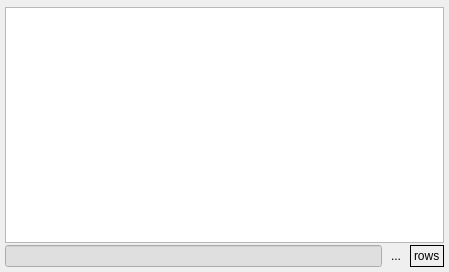
<?xml version="1.0" encoding="UTF-8"?>
<ui version="4.0">
 <class>TableViewWidget</class>
 <widget class="QWidget" name="TableViewWidget">
  <property name="geometry">
   <rect>
    <x>0</x>
    <y>0</y>
    <width>449</width>
    <height>272</height>
   </rect>
  </property>
  <property name="windowTitle">
   <string>Form</string>
  </property>
  <layout class="QVBoxLayout" name="verticalLayout">
   <property name="spacing">
    <number>2</number>
   </property>
   <property name="leftMargin">
    <number>5</number>
   </property>
   <property name="topMargin">
    <number>5</number>
   </property>
   <property name="rightMargin">
    <number>5</number>
   </property>
   <property name="bottomMargin">
    <number>5</number>
   </property>
   <item>
    <widget class="qf::qmlwidgets::TableViewToolBar" name="toolBar" native="true"/>
   </item>
   <item>
    <widget class="TableView" name="tableView"/>
   </item>
   <item>
    <widget class="QFrame" name="frameStatus">
     <property name="sizePolicy">
      <sizepolicy hsizetype="Preferred" vsizetype="Minimum">
       <horstretch>0</horstretch>
       <verstretch>0</verstretch>
      </sizepolicy>
     </property>
     <property name="frameShape">
      <enum>QFrame::NoFrame</enum>
     </property>
     <layout class="QHBoxLayout">
      <property name="spacing">
       <number>2</number>
      </property>
      <property name="leftMargin">
       <number>0</number>
      </property>
      <property name="topMargin">
       <number>0</number>
      </property>
      <property name="rightMargin">
       <number>0</number>
      </property>
      <property name="bottomMargin">
       <number>0</number>
      </property>
      <item>
       <widget class="QLineEdit" name="edInfo">
        <property name="palette">
         <palette>
          <active>
           <colorrole role="WindowText">
            <brush brushstyle="SolidPattern">
             <color alpha="255">
              <red>0</red>
              <green>0</green>
              <blue>0</blue>
             </color>
            </brush>
           </colorrole>
           <colorrole role="Button">
            <brush brushstyle="SolidPattern">
             <color alpha="255">
              <red>220</red>
              <green>226</green>
              <blue>255</blue>
             </color>
            </brush>
           </colorrole>
           <colorrole role="Light">
            <brush brushstyle="SolidPattern">
             <color alpha="255">
              <red>255</red>
              <green>255</green>
              <blue>255</blue>
             </color>
            </brush>
           </colorrole>
           <colorrole role="Midlight">
            <brush brushstyle="SolidPattern">
             <color alpha="255">
              <red>237</red>
              <green>240</green>
              <blue>255</blue>
             </color>
            </brush>
           </colorrole>
           <colorrole role="Dark">
            <brush brushstyle="SolidPattern">
             <color alpha="255">
              <red>110</red>
              <green>113</green>
              <blue>127</blue>
             </color>
            </brush>
           </colorrole>
           <colorrole role="Mid">
            <brush brushstyle="SolidPattern">
             <color alpha="255">
              <red>147</red>
              <green>151</green>
              <blue>170</blue>
             </color>
            </brush>
           </colorrole>
           <colorrole role="Text">
            <brush brushstyle="SolidPattern">
             <color alpha="255">
              <red>0</red>
              <green>0</green>
              <blue>0</blue>
             </color>
            </brush>
           </colorrole>
           <colorrole role="BrightText">
            <brush brushstyle="SolidPattern">
             <color alpha="255">
              <red>255</red>
              <green>255</green>
              <blue>255</blue>
             </color>
            </brush>
           </colorrole>
           <colorrole role="ButtonText">
            <brush brushstyle="SolidPattern">
             <color alpha="255">
              <red>0</red>
              <green>0</green>
              <blue>0</blue>
             </color>
            </brush>
           </colorrole>
           <colorrole role="Base">
            <brush brushstyle="SolidPattern">
             <color alpha="255">
              <red>223</red>
              <green>223</green>
              <blue>223</blue>
             </color>
            </brush>
           </colorrole>
           <colorrole role="Window">
            <brush brushstyle="SolidPattern">
             <color alpha="255">
              <red>239</red>
              <green>239</green>
              <blue>239</blue>
             </color>
            </brush>
           </colorrole>
           <colorrole role="Shadow">
            <brush brushstyle="SolidPattern">
             <color alpha="255">
              <red>0</red>
              <green>0</green>
              <blue>0</blue>
             </color>
            </brush>
           </colorrole>
           <colorrole role="Highlight">
            <brush brushstyle="SolidPattern">
             <color alpha="255">
              <red>0</red>
              <green>0</green>
              <blue>128</blue>
             </color>
            </brush>
           </colorrole>
           <colorrole role="HighlightedText">
            <brush brushstyle="SolidPattern">
             <color alpha="255">
              <red>255</red>
              <green>255</green>
              <blue>255</blue>
             </color>
            </brush>
           </colorrole>
           <colorrole role="Link">
            <brush brushstyle="SolidPattern">
             <color alpha="255">
              <red>0</red>
              <green>0</green>
              <blue>238</blue>
             </color>
            </brush>
           </colorrole>
           <colorrole role="LinkVisited">
            <brush brushstyle="SolidPattern">
             <color alpha="255">
              <red>82</red>
              <green>24</green>
              <blue>139</blue>
             </color>
            </brush>
           </colorrole>
           <colorrole role="AlternateBase">
            <brush brushstyle="SolidPattern">
             <color alpha="255">
              <red>232</red>
              <green>232</green>
              <blue>232</blue>
             </color>
            </brush>
           </colorrole>
          </active>
          <inactive>
           <colorrole role="WindowText">
            <brush brushstyle="SolidPattern">
             <color alpha="255">
              <red>0</red>
              <green>0</green>
              <blue>0</blue>
             </color>
            </brush>
           </colorrole>
           <colorrole role="Button">
            <brush brushstyle="SolidPattern">
             <color alpha="255">
              <red>220</red>
              <green>226</green>
              <blue>255</blue>
             </color>
            </brush>
           </colorrole>
           <colorrole role="Light">
            <brush brushstyle="SolidPattern">
             <color alpha="255">
              <red>255</red>
              <green>255</green>
              <blue>255</blue>
             </color>
            </brush>
           </colorrole>
           <colorrole role="Midlight">
            <brush brushstyle="SolidPattern">
             <color alpha="255">
              <red>255</red>
              <green>255</green>
              <blue>255</blue>
             </color>
            </brush>
           </colorrole>
           <colorrole role="Dark">
            <brush brushstyle="SolidPattern">
             <color alpha="255">
              <red>110</red>
              <green>113</green>
              <blue>127</blue>
             </color>
            </brush>
           </colorrole>
           <colorrole role="Mid">
            <brush brushstyle="SolidPattern">
             <color alpha="255">
              <red>147</red>
              <green>151</green>
              <blue>170</blue>
             </color>
            </brush>
           </colorrole>
           <colorrole role="Text">
            <brush brushstyle="SolidPattern">
             <color alpha="255">
              <red>0</red>
              <green>0</green>
              <blue>0</blue>
             </color>
            </brush>
           </colorrole>
           <colorrole role="BrightText">
            <brush brushstyle="SolidPattern">
             <color alpha="255">
              <red>255</red>
              <green>255</green>
              <blue>255</blue>
             </color>
            </brush>
           </colorrole>
           <colorrole role="ButtonText">
            <brush brushstyle="SolidPattern">
             <color alpha="255">
              <red>0</red>
              <green>0</green>
              <blue>0</blue>
             </color>
            </brush>
           </colorrole>
           <colorrole role="Base">
            <brush brushstyle="SolidPattern">
             <color alpha="255">
              <red>223</red>
              <green>223</green>
              <blue>223</blue>
             </color>
            </brush>
           </colorrole>
           <colorrole role="Window">
            <brush brushstyle="SolidPattern">
             <color alpha="255">
              <red>239</red>
              <green>239</green>
              <blue>239</blue>
             </color>
            </brush>
           </colorrole>
           <colorrole role="Shadow">
            <brush brushstyle="SolidPattern">
             <color alpha="255">
              <red>0</red>
              <green>0</green>
              <blue>0</blue>
             </color>
            </brush>
           </colorrole>
           <colorrole role="Highlight">
            <brush brushstyle="SolidPattern">
             <color alpha="255">
              <red>0</red>
              <green>0</green>
              <blue>128</blue>
             </color>
            </brush>
           </colorrole>
           <colorrole role="HighlightedText">
            <brush brushstyle="SolidPattern">
             <color alpha="255">
              <red>255</red>
              <green>255</green>
              <blue>255</blue>
             </color>
            </brush>
           </colorrole>
           <colorrole role="Link">
            <brush brushstyle="SolidPattern">
             <color alpha="255">
              <red>0</red>
              <green>0</green>
              <blue>238</blue>
             </color>
            </brush>
           </colorrole>
           <colorrole role="LinkVisited">
            <brush brushstyle="SolidPattern">
             <color alpha="255">
              <red>82</red>
              <green>24</green>
              <blue>139</blue>
             </color>
            </brush>
           </colorrole>
           <colorrole role="AlternateBase">
            <brush brushstyle="SolidPattern">
             <color alpha="255">
              <red>232</red>
              <green>232</green>
              <blue>232</blue>
             </color>
            </brush>
           </colorrole>
          </inactive>
          <disabled>
           <colorrole role="WindowText">
            <brush brushstyle="SolidPattern">
             <color alpha="255">
              <red>128</red>
              <green>128</green>
              <blue>128</blue>
             </color>
            </brush>
           </colorrole>
           <colorrole role="Button">
            <brush brushstyle="SolidPattern">
             <color alpha="255">
              <red>220</red>
              <green>226</green>
              <blue>255</blue>
             </color>
            </brush>
           </colorrole>
           <colorrole role="Light">
            <brush brushstyle="SolidPattern">
             <color alpha="255">
              <red>255</red>
              <green>255</green>
              <blue>255</blue>
             </color>
            </brush>
           </colorrole>
           <colorrole role="Midlight">
            <brush brushstyle="SolidPattern">
             <color alpha="255">
              <red>255</red>
              <green>255</green>
              <blue>255</blue>
             </color>
            </brush>
           </colorrole>
           <colorrole role="Dark">
            <brush brushstyle="SolidPattern">
             <color alpha="255">
              <red>110</red>
              <green>113</green>
              <blue>127</blue>
             </color>
            </brush>
           </colorrole>
           <colorrole role="Mid">
            <brush brushstyle="SolidPattern">
             <color alpha="255">
              <red>147</red>
              <green>151</green>
              <blue>170</blue>
             </color>
            </brush>
           </colorrole>
           <colorrole role="Text">
            <brush brushstyle="SolidPattern">
             <color alpha="255">
              <red>128</red>
              <green>128</green>
              <blue>128</blue>
             </color>
            </brush>
           </colorrole>
           <colorrole role="BrightText">
            <brush brushstyle="SolidPattern">
             <color alpha="255">
              <red>255</red>
              <green>255</green>
              <blue>255</blue>
             </color>
            </brush>
           </colorrole>
           <colorrole role="ButtonText">
            <brush brushstyle="SolidPattern">
             <color alpha="255">
              <red>128</red>
              <green>128</green>
              <blue>128</blue>
             </color>
            </brush>
           </colorrole>
           <colorrole role="Base">
            <brush brushstyle="SolidPattern">
             <color alpha="255">
              <red>255</red>
              <green>255</green>
              <blue>255</blue>
             </color>
            </brush>
           </colorrole>
           <colorrole role="Window">
            <brush brushstyle="SolidPattern">
             <color alpha="255">
              <red>239</red>
              <green>239</green>
              <blue>239</blue>
             </color>
            </brush>
           </colorrole>
           <colorrole role="Shadow">
            <brush brushstyle="SolidPattern">
             <color alpha="255">
              <red>0</red>
              <green>0</green>
              <blue>0</blue>
             </color>
            </brush>
           </colorrole>
           <colorrole role="Highlight">
            <brush brushstyle="SolidPattern">
             <color alpha="255">
              <red>0</red>
              <green>0</green>
              <blue>128</blue>
             </color>
            </brush>
           </colorrole>
           <colorrole role="HighlightedText">
            <brush brushstyle="SolidPattern">
             <color alpha="255">
              <red>255</red>
              <green>255</green>
              <blue>255</blue>
             </color>
            </brush>
           </colorrole>
           <colorrole role="Link">
            <brush brushstyle="SolidPattern">
             <color alpha="255">
              <red>0</red>
              <green>0</green>
              <blue>238</blue>
             </color>
            </brush>
           </colorrole>
           <colorrole role="LinkVisited">
            <brush brushstyle="SolidPattern">
             <color alpha="255">
              <red>82</red>
              <green>24</green>
              <blue>139</blue>
             </color>
            </brush>
           </colorrole>
           <colorrole role="AlternateBase">
            <brush brushstyle="SolidPattern">
             <color alpha="255">
              <red>232</red>
              <green>232</green>
              <blue>232</blue>
             </color>
            </brush>
           </colorrole>
          </disabled>
         </palette>
        </property>
        <property name="readOnly">
         <bool>true</bool>
        </property>
       </widget>
      </item>
      <item>
       <widget class="QToolButton" name="btMenu">
        <property name="text">
         <string>...</string>
        </property>
        <property name="icon">
         <iconset>
          <normaloff>:/libqfgui/images/down.png</normaloff>:/libqfgui/images/down.png</iconset>
        </property>
        <property name="autoRaise">
         <bool>true</bool>
        </property>
       </widget>
      </item>
      <item>
       <widget class="QLabel" name="lblRowCnt">
        <property name="maximumSize">
         <size>
          <width>16777215</width>
          <height>24</height>
         </size>
        </property>
        <property name="frameShape">
         <enum>QFrame::Box</enum>
        </property>
        <property name="frameShadow">
         <enum>QFrame::Plain</enum>
        </property>
        <property name="text">
         <string>rows</string>
        </property>
        <property name="textFormat">
         <enum>Qt::AutoText</enum>
        </property>
       </widget>
      </item>
     </layout>
    </widget>
   </item>
  </layout>
 </widget>
 <customwidgets>
  <customwidget>
   <class>TableView</class>
   <extends>QTableView</extends>
   <header location="global">tableviewwidget.h</header>
  </customwidget>
  <customwidget>
   <class>qf::qmlwidgets::TableViewToolBar</class>
   <extends>QWidget</extends>
   <header location="global">qf/qmlwidgets/tableviewtoolbar.h</header>
   <container>1</container>
  </customwidget>
 </customwidgets>
 <resources/>
 <connections/>
</ui>
